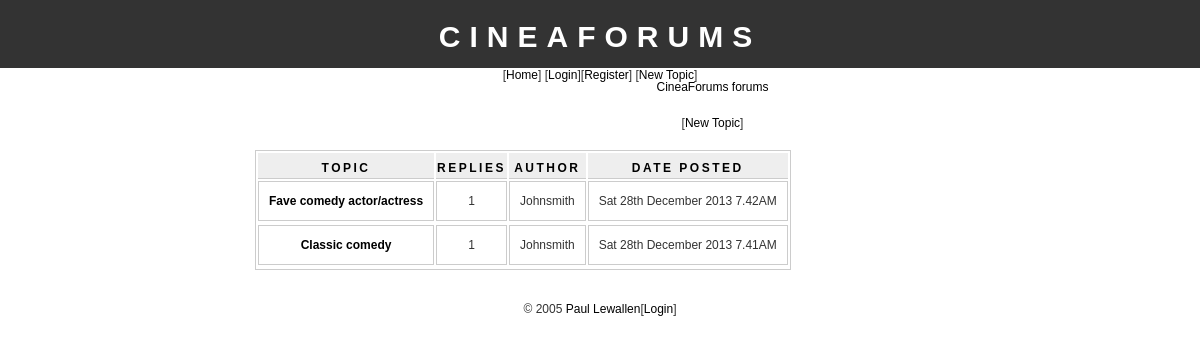
The app's page /viewforum.php?id=1 with its own data.
### tables this page shows
CREATE TABLE IF NOT EXISTS `topics` (
  `id` tinyint(4) NOT NULL AUTO_INCREMENT,
  `date` datetime NOT NULL,
  `user_id` int(11) NOT NULL,
  `forum_id` tinyint(4) NOT NULL,
  `subject` varchar(100) NOT NULL,
  PRIMARY KEY (`id`)
);

CREATE TABLE IF NOT EXISTS `users` (
  `id` tinyint(4) NOT NULL AUTO_INCREMENT,
  `username` varchar(10) NOT NULL,
  `password` varchar(10) NOT NULL,
  `email` varchar(100) NOT NULL,
  `verifystring` varchar(20) NOT NULL,
  `active` tinyint(4) NOT NULL,
  PRIMARY KEY (`id`)
);

### config.php (called while the page is built, shortened)
<?php
    $config_forumsname = "CineaForums";
    $config_admin = "Paul Lewallen";
    $config_adminemail = "paul AT paullewallen DOT com";
?>

### viewforum.php (the view, shortened to what this page needs)
<?php
include("config.php");
if(isset($_GET['id']) == TRUE) {
    $validforum = $_GET['id'];
}
else {
    header("Location: " . $config_basedir);
}
require("header.php");
$forumsql = "SELECT * FROM forums WHERE id = " . $validforum . ";";
$forumresult = mysql_query($forumsql);
$forumrow = mysql_fetch_assoc($forumresult);
echo "<h2>" . $forumrow['name'] . "</h2>";
echo "<a href='index.php'>" . $config_forumsname
        . " forums</a><br /><br />";
echo "[<a href='newtopic.php?id=" . $validforum . "'>New Topic</a>]";
echo "<br /><br />";
$topicsql = "SELECT MAX( messages.date ) AS maxdate,
topics.id AS topicid, topics.*, users.*
FROM messages, topics, users WHERE messages.topic_id
= topics.id AND topics.user_id = users.id AND
topics.forum_id = " . $validforum . " GROUP BY
messages.topic_id ORDER BY maxdate DESC;";
$topicresult = mysql_query($topicsql);
$topicnumrows = mysql_num_rows($topicresult);
if($topicnumrows == 0) {
    echo "<table width='300px'><tr><td>No topics!</td></tr></table>";
}
else {
    echo "<table class='forum'>";
    echo "<tr>";
    echo "<th>Topic</th>";
    echo "<th>Replies</th>";
    echo "<th>Author</th>";
    echo "<th>Date Posted</th>";
    echo "</tr>";
    while($topicrow = mysql_fetch_assoc($topicresult)) {
        $msgsql = "SELECT id FROM messages WHERE
topic_id = " . $topicrow['topicid'];
        $msgresult = mysql_query($msgsql);
        $msgnumrows = mysql_num_rows($msgresult);
        echo "<tr>";
        echo "<td>";
        echo "<strong>
<a href='viewmessages.php?id="
                . $topicrow['topicid'] . "'>"
                . $topicrow['subject'] . "</a></strong></td>";
        echo "<td>" . $msgnumrows . "</td>";
        echo "<td>" . $topicrow['username'] . "</td>";
        echo "<td>" . date("D jS F Y g.iA", strtotime($topicrow['date']))
                . "</td>";
        echo "<tr>";
    }
    echo "</table>";
}
require("footer.php");
?>

### header.php (shortened to what this page needs)
<?php
    require("config.php");
?>
<!DOCTYPE HTML PUBLIC "-//W3C//DTD HTML 4.01 Transitional//EN"
        "http://www.w3.org/TR/html4/loose.dtd">
<html>
<head>
    <link rel="stylesheet" href="_css/stylesheet.css" type="text/css" />
</head>
<body>
<div id="header">
    <h1><?php echo $config_forumsname; ?></h1>
    [<a href="index.php">Home</a>]
<?php
if(isset($_SESSION['USERNAME']) == TRUE) {
    echo "[<a href='logout.php'>Logout</a>]";
}
else {
    echo "[<a href='login.php'>Login</a>]";
    echo "[<a href='register.php'>Register</a>]";
}
?>
    [<a href="newtopic.php">New Topic</a>]
</div>
<div id="main">

### footer.php
</div>
<div id="footer">
    &copy; 2005 <?php echo "<a href='mailto:"
            . $config_adminemail . "'>" .$config_admin . "</a>";
    if(isset($_SESSION['ADMIN']) == TRUE) {
        echo "[<a href='adminlogout.php'>Logout</a>]";
    }
    else {
        echo "[<a href='admin.php'>Login</a>]";
    }
    ?>
</div>
</body>
</html>

### css/stylesheet.css (style rules this page uses)
body { font-family: "trebuchet ms", verdana, sans-serif; font-size: 12px; line-height: 1.5em; color: #333; background: #ffffff; margin: 0; padding: 0; text-align: center; width: 100%; }
a:link { text-decoration: none; color: #000; }
#header { position: absolute; top: 0px; left: 0px; height: 60px; width: 100%; background: #333; padding-top: 8px; }
#header h1 { font-size: 30px; text-transform: uppercase; letter-spacing: 0.3em; color: #fff; }
#main { margin: 15px 15px 15px 240px; padding: 15px 15px 15px 15px; background: #FFFFFF; }
table { border: thin solid #cccccc; background: #ffffff; }
th { letter-spacing: 2.5px; background: #eeeeee; color: #000000; text-transform: uppercase; text-align: center; border-top: thick solid #eeeeee; border-bottom: thin solid #cccccc; }
td { border: thin solid #cccccc; padding: 10px; }

### records on screen
topics: subject "Fave comedy actor/actress", msgnumrows "1", user.username "Johnsmith", date "Sat 28th December 2013 7.42AM"
topics: subject "Classic comedy", msgnumrows "1", user.username "Johnsmith", date "Sat 28th December 2013 7.41AM"

### other values on screen
$config_forumsname "CINEAFORUMS"
$config_forumsname "CineaForums"
$config_admin "Paul Lewallen"
